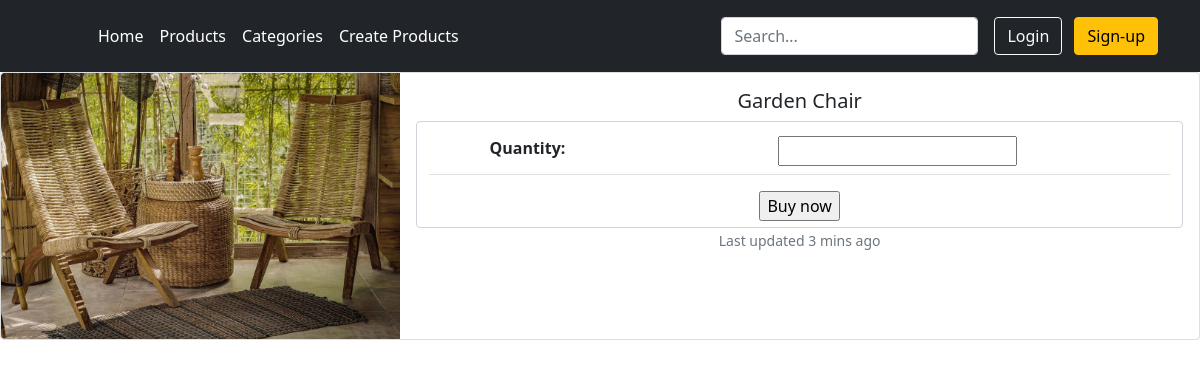
Screenshot of /purchase/8 with the database file from the repository.
### products/models.py (models this page shows, shortened)
class Product(models.Model):
    title = models.CharField(max_length=200)
    description = models.TextField(blank=True)
    image = models.ImageField(upload_to='images/')
    price = models.DecimalField(max_digits=6, decimal_places=2)
    category = models.ForeignKey(Category, related_name='product', on_delete=models.CASCADE)
    slug = models.SlugField(max_length=255)
    quantity = models.IntegerField(default=0)
    is_active = models.BooleanField(default=True)
    created = models.DateTimeField(auto_now_add=True)
    updated = models.DateTimeField(auto_now=True)
    class Meta:
        verbose_name_plural = 'Products'
        ordering = ('-created',)

### storeAnada/views.py (the view, shortened to what this page needs)
# urls.py: path('purchase/<pk>', storeAnada.views.PurchaseView.as_view(), name='purchase')
class PurchaseView(FormView):
	template_name = "store/purchase.html"
	form_class = PurchaseForm
	success_url = reverse_lazy('success')
	def get_context_data(self, **kwargs):
		context = super().get_context_data(**kwargs)
		context['product'] = Product.objects.filter(id=self.kwargs['pk'])[0]
		return context
	def get_initial(self):
		initial = super(PurchaseView, self).get_initial()
		product = Product.objects.get(id=self.kwargs['pk'])
		initial.update({'product': product.pk, 'user': self.request.user.pk})
		return initial

### products/forms.py
class PurchaseForm(ModelForm):
    class Meta:
        model = Purchase
        fields = "__all__"
        widgets = {
            'product': HiddenInput(),
            'user': HiddenInput()
        }

### templates/store/purchase.html (shortened to what this page needs)
{% extends "base.html" %}
{% load static %}
{% block content %}
    <div class="card mb-xl-1">
      <div class="row g-0">
        <div class="col-md-4">
          <img src="/media/{{ product.image }}" class="img-fluid rounded-start" alt="{{ product.title }}">
        </div>
        <div class="col-md-8">
          <div class="card-body text-center align-text-bottom">
            <h5 class="card-title">{{ product.title }}</h5>
            <form class="form-control" method="POST" style="align-content: center">
                    <table class="table">
                        {{ form }}
                    </table>
                    <input type="submit" value="Buy now">
                </form>
            <p class="card-text"><small class="text-muted">Last updated 3 mins ago</small></p>
          </div>
        </div>
      </div>
</div>
{% endblock %}

### rows the page displays
Product: image (picture), title "Garden Chair"
